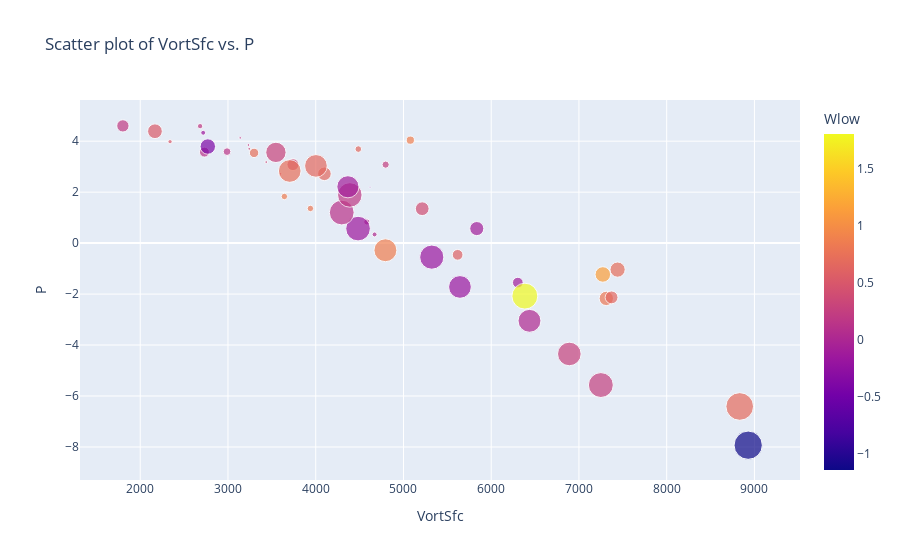

The notebook cell this image was saved under:
### Code cell
# >> L. SCATTER PLOT
#
#  The previous cell make clear that VortSfc and Pres increase/decrease in opposite ways,
#  hence the negative correlation.  Let's make a scatter plot showing how this happens.
#
#  1. plotly.express is already imported as 'px' at top of this notebook.
#     do you remember how to make a scatter plot with px.scatter()?
#     check your earthquake program ...
#
#  2. Make a px.scatter plot ... using fig=px.scatter( data_set, x=....)
#       data set is: data
#       x='VortSfc'
#       y='P'
#       color is data.Wlow
#       size is data.Rain
#
#  3. Add title with fig.update_layout(title_text=' ')
#       with title: Scatter plot of VortSfc vs. P
#
#  4. Your x- and y-labels are done for you when you used x='VortSfc' etc.
#  5. The colorbar is done for you also ... darker is stronger negative Wlow
#  6. Remember you can mouse-over the circles to see the data.
#
# CHECK: higher VortSfc is found only with lower (negative) values of P,
#   and strongly negative Wlow only happens with high VortSfc, low P
fig = px.scatter(
    data, 
    x='VortSfc', 
    y='P', 
    color='Wlow', 
    size='Rain',
    title='Scatter plot of VortSfc vs. P'
)

fig.update_layout(title_text='Scatter plot of VortSfc vs. P')

### Figure 1 — Plotly figure (JSON) as saved in the notebook; plotly's stock layout.template omitted (floating-point values rounded to 4 significant figures)
{"data": [{"hovertemplate": "VortSfc=%{x}<br>P=%{y}<br>Rain=%{marker.size}<br>Wlow=%{marker.color}<extra></extra>", "legendgroup": "", "marker": {"color": [0.503, 0.737, 0.656, 0.874, 0.248, -0.515, 0.05, 0.042, 0.598, -0.099, 0.815, 0.65, 1.146, 0.721, -0.095, 0.402, 0.656, 0.369, 0.125, 0.144, -0.148, 0.19, 0.155, 0.201, 0.303, 0.331, 0.399, 0.854, 0.812, 0.87, 1.806, 0.693, -1.142, 0.258, 0.279, 0.026, -0.172, -0.177, -0.148, 0.13, 0.186, -0.1, 0.73, 0.663, 0.302, -0.404, 0.522, 0.211], "coloraxis": "coloraxis", "size": [0.55, 2.7, 1.34, 2.03, 1.57, 0.08, 1.14, 0.75, 3.5, 3.46, 6.24, 5.02, 7.34, 7.03, 6.05, 5.75, 5.63, 4.37, 2.99, 1.79, 0.73, 0.87, 0.2, 0.22, 0.23, 0.23, 0.23, 1.28, 1.28, 15.98, 20.41, 23.27, 24.32, 18.92, 16.95, 15.95, 15.68, 17.76, 18.45, 18.71, 18.32, 14.91, 15.6, 15.64, 12.57, 7.24, 6.6, 4.62], "sizemode": "area", "sizeref": 0.0608, "symbol": "circle"}, "mode": "markers", "name": "", "orientation": "v", "showlegend": false, "type": "scatter", "x": [2340.0, 3297.0, 4485.0, 5078.0, 4797.0, 4619.0, 4582.0, 4671.0, 5617.0, 6303.0, 7312.0, 7372.0, 7272.0, 7441.0, 5835.0, 5214.0, 4099.0, 3740.0, 2732.0, 2989.0, 2717.0, 2682.0, 3140.0, 3233.0, 3243.0, 3436.0, 3598, 3643.0, 3939.0, 4794.0, 6383.0, 8832.0, 8929.0, 7250.0, 6890.0, 6436.0, 5644.0, 5323.0, 4482.0, 4297.0, 4389.0, 4367.0, 3704.0, 4002.0, 3546.0, 2770.0, 2168.0, 1802.0], "xaxis": "x", "y": [3.98, 3.54, 3.69, 4.04, 3.08, 2.19, 0.83, 0.34, -0.46, -1.55, -2.17, -2.13, -1.23, -1.04, 0.57, 1.35, 2.72, 3.08, 3.57, 3.59, 4.33, 4.59, 4.13, 3.85, 3.7, 3.18, 2.72, 1.83, 1.36, -0.28, -2.08, -6.41, -7.93, -5.57, -4.35, -3.05, -1.72, -0.55, 0.57, 1.2, 1.89, 2.21, 2.83, 3.03, 3.56, 3.79, 4.39, 4.6], "yaxis": "y"}], "layout": {"coloraxis": {"colorbar": {"title": {"text": "Wlow"}}, "colorscale": [[0, "#0d0887"], [0.1111, "#46039f"], [0.2222, "#7201a8"], [0.3333, "#9c179e"], [0.4444, "#bd3786"], [0.5556, "#d8576b"], [0.6667, "#ed7953"], [0.7778, "#fb9f3a"], [0.8889, "#fdca26"], [1, "#f0f921"]]}, "legend": {"itemsizing": "constant", "tracegroupgap": 0}, "title": {"text": "Scatter plot of VortSfc vs. P"}, "xaxis": {"anchor": "y", "domain": [0, 1], "title": {"text": "VortSfc"}}, "yaxis": {"anchor": "x", "domain": [0, 1], "title": {"text": "P"}}}}
